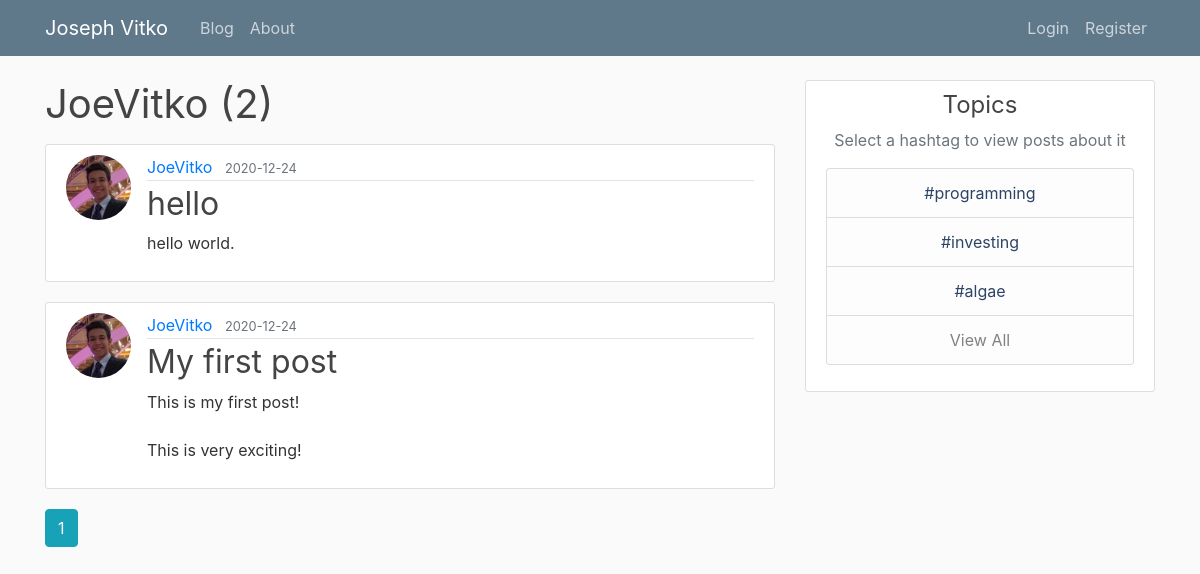
The page /user/JoeVitko on the database as committed earlier.
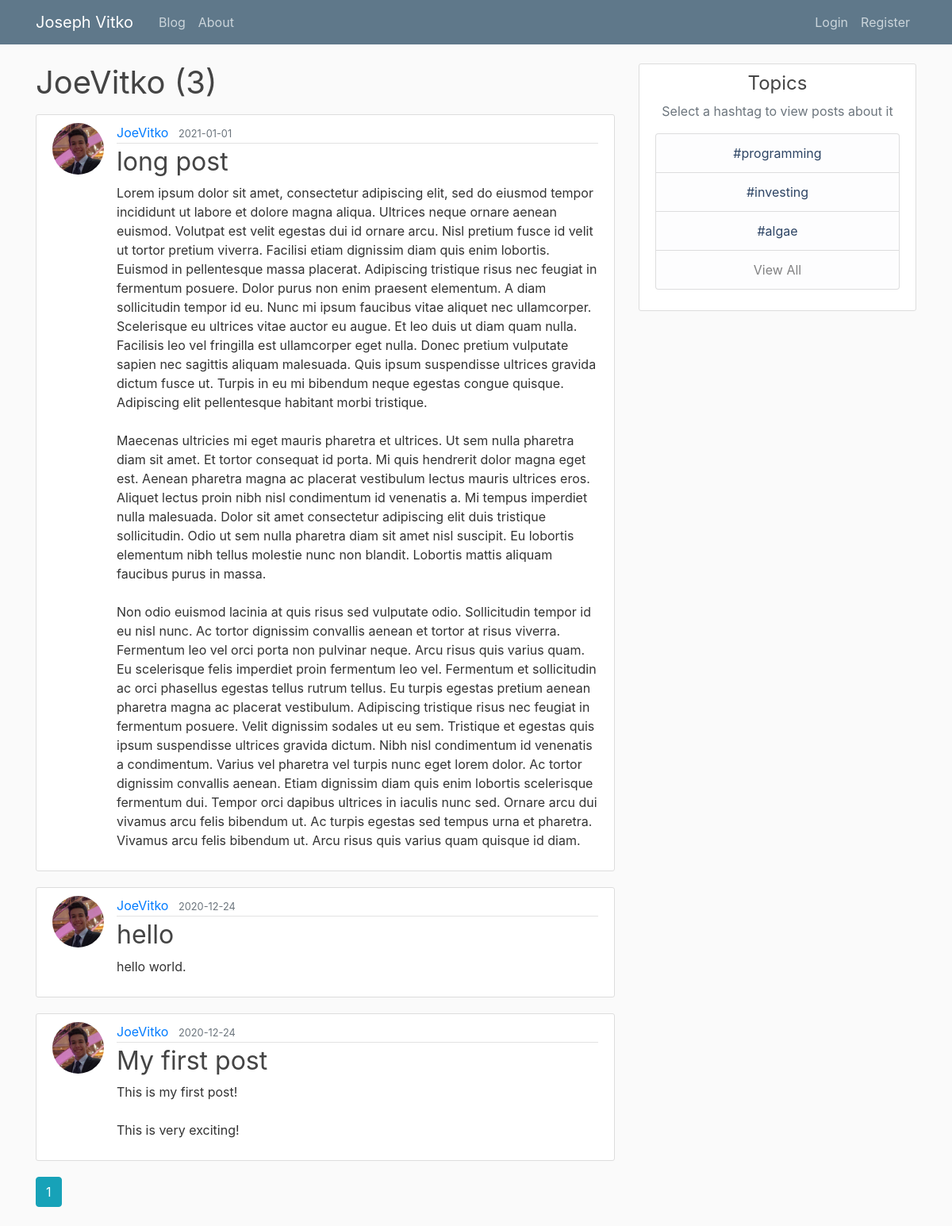
The same page on the database as committed later.
### flaskblog/models.py (models this page shows, shortened)
class Post(db.Model):
    id = db.Column(db.Integer, primary_key=True)
    title = db.Column(db.String(100), nullable=False)
    date_posted = db.Column(db.DateTime, nullable=False, default=datetime.utcnow)
    content = db.Column(db.Text, nullable=False)
    user_id = db.Column(db.Integer, db.ForeignKey('user.id'), nullable=False)

class User(db.Model, UserMixin):
    id = db.Column(db.Integer, primary_key=True)
    username = db.Column(db.String(20), unique=True, nullable=False)
    email = db.Column(db.String(120), unique=True, nullable=False)
    image_file = db.Column(db.String(20), nullable=False, default='default.jpg')
    password = db.Column(db.String(60), nullable=False)
    posts = db.relationship('Post', backref='author', lazy=True)
    roles = db.relationship('Role', secondary='user_roles')

### flaskblog/users/routes.py (the view)
@users.route('/user/<string:username>')
def user_posts(username):
    page = request.args.get('page', 1, type=int)
    user = User.query.filter_by(username=username).first_or_404()
    posts = Post.query.filter_by(author=user). \
        order_by(Post.date_posted.desc()) \
        .paginate(per_page=5)
    return render_template('user_posts.html', posts=posts, page=page, user=user, page_context='users.user_posts')

### flaskblog/templates/user_posts.html
{% extends "layout.html" %}
{% block content %}
    <h1 class="mb-3">{{ user.username }} ({{ posts.total }})</h1>
    {% for post in posts.items %}
        <article class="media content-section">
            <img class="rounded-circle article-img" src="{{ url_for('static', filename='profile_pics/' + post.author.image_file) }}">
            <div class="media-body">
            <div class="article-metadata">
              <a class="mr-2" href="{{ url_for('users.user_posts', username=post.author.username) }}">{{ post.author.username }}</a>
              <small class="text-muted">{{ post.date_posted.strftime('%Y-%m-%d') }}</small>
            </div>
            <h2><a class="article-title" href="{{ url_for('posts.post', post_id=post.id) }}">{{ post.title }}</a></h2>
            <p class="article-content">{{ post.content }}</p>
          </div>
        </article>
    {% endfor %}
    {% for page_num in posts.iter_pages(left_edge=1, right_edge=1, left_current=1, right_current=2) %}
        {% if page_num %}
            {% if posts.page == page_num %}
            <a class="btn btn-info mb-4" href="{{ url_for('users.user_posts', page=page_num, username=user.username) }}">{{ page_num }}</a>
            {% else %}
            <a class="btn btn-outline-info mb-4" href="{{ url_for('users.user_posts', page=page_num, username=user.username) }}">{{ page_num }}</a>
            {% endif %}
        {% else %}
        ...
        {% endif %}
    {% endfor %}
{% endblock content %}

Rows that differ between the two databases and show on the page:
added Post: image_file (picture), author.username "JoeVitko", date_posted "2021-01-01", title "long post", content "Lorem ipsum dolor sit amet, consectetur adipiscing elit, sed do eiusmod tempor incididunt ut labore et dolore magna aliqua. Ultrices neque ornare aenean euismod. Volutpat est velit egestas dui id ornare arcu. Nisl pretium fusce id velit ut tortor pretium viverra. Facilisi etiam dignissim diam quis enim lobortis. Euismod in pellentesque massa placerat. Adipiscing tristique risus nec feugiat in fermentum posuere. Dolor purus non enim praesent elementum. A diam sollicitudin tempor id eu. Nunc mi ipsum faucibus vitae aliquet nec ullamcorper. Scelerisque eu ultrices vitae auctor eu augue. Et leo duis ut diam quam nulla. Facilisis leo vel fringilla est ullamcorper eget nulla. Donec pretium…"
Other text that changed with them:
{{ posts.total }}: "2" → "3"
